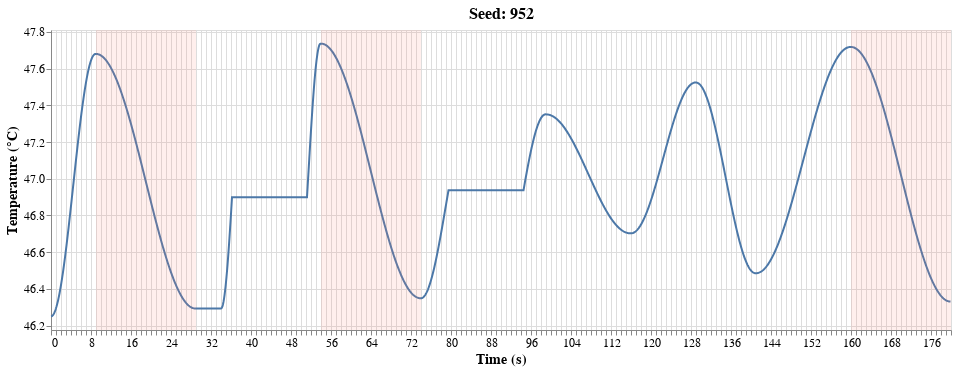

The code cell stored with this chart in its notebook:
### Code cell
import numpy as np
import pandas as pd

from src.experiments.measurement.stimulus_generator import StimulusGenerator


def plot_stimulus_with_shapes(stimulus: StimulusGenerator):
    """
    Plot the stimulus data with shapes for the major decreasing intervals using Altair.
    """
    # Prepare the data
    time = np.array(range(len(stimulus.y))) / stimulus.sample_rate
    df = pd.DataFrame({"time": time, "temperature": stimulus.y})

    # Calculate y-axis domain
    y_min, y_max = min(stimulus.y), max(stimulus.y)
    y_padding = (y_max - y_min) * 0.05  # 5% padding

    # Create the main line chart
    line = (
        alt.Chart(df)
        .mark_line()
        .encode(
            x=alt.X("time", title="Time (s)"),
            y=alt.Y(
                "temperature",
                title="Temperature (°C)",
                scale=alt.Scale(domain=[y_min - y_padding, y_max + y_padding]),
            ),
        )
    )

    # Create rectangles for major decreasing intervals
    rects = []
    for interval in stimulus.major_decreasing_intervals_idx:
        start_time, end_time = (
            interval[0] / stimulus.sample_rate,
            interval[1] / stimulus.sample_rate,
        )
        rect_df = pd.DataFrame({"x": [start_time], "x2": [end_time]})
        rect = (
            alt.Chart(rect_df)
            .mark_rect(opacity=0.125, color="salmon")
            .encode(
                x="x",
                x2="x2",
                y=alt.value(0),  # Bottom of chart
                y2=alt.value(300),  # Top of chart (adjust as needed)
            )
        )
        rects.append(rect)

    # Combine all layers
    chart = (
        alt.layer(line, *rects)
        .properties(width=900, height=300, title=f"Seed: {stimulus.seed}")
        .configure_axis(labelFontSize=12, titleFontSize=14, titleFontWeight="bold")
        .configure_title(fontSize=16, fontWeight="bold")
    )

    # Customize x-axis ticks
    chart = chart.configure_axisX(
        tickCount=len(time) // 10  # Adjust this value to change tick density
    )

    return chart


# TODO: add main function for figure generation for paper, etc.

# To display the chart:
chart = plot_stimulus_with_shapes(stimulus)
chart.display()

### Figure 1 — Vega-Lite specification as saved in the notebook (floating-point values rounded to 4 significant figures; data arrays with more than 128 entries replaced by an {"elided": "..."} marker saying what was removed)
{"config": {"view": {"continuousWidth": 300, "continuousHeight": 300}, "axis": {"labelFontSize": 12, "titleFontSize": 14, "titleFontWeight": "bold"}, "axisX": {"tickCount": 180}, "title": {"fontSize": 16, "fontWeight": "bold"}}, "layer": [{"data": {"name": "data-eaba3f8f96293d9227dc407fd54f2ca2"}, "mark": {"type": "line"}, "encoding": {"x": {"field": "time", "title": "Time (s)", "type": "quantitative"}, "y": {"field": "temperature", "scale": {"domain": [46.18, 47.81]}, "title": "Temperature (°C)", "type": "quantitative"}}}, {"data": {"name": "data-38c1d06f43e9be4df1ee2e2748bd7aff"}, "mark": {"type": "rect", "color": "salmon", "opacity": 0.125}, "encoding": {"x": {"field": "x", "type": "quantitative"}, "x2": {"field": "x2"}, "y": {"value": 0}, "y2": {"value": 300}}}, {"data": {"name": "data-cf534b9bc77db7c71fc9e3a2dc3acd1b"}, "mark": {"type": "rect", "color": "salmon", "opacity": 0.125}, "encoding": {"x": {"field": "x", "type": "quantitative"}, "x2": {"field": "x2"}, "y": {"value": 0}, "y2": {"value": 300}}}, {"data": {"name": "data-3c60d19741d364fde896a59713bba3c9"}, "mark": {"type": "rect", "color": "salmon", "opacity": 0.125}, "encoding": {"x": {"field": "x", "type": "quantitative"}, "x2": {"field": "x2"}, "y": {"value": 0}, "y2": {"value": 300}}}], "height": 300, "title": "Seed: 952", "width": 900, "$schema": "https://vega.github.io/schema/vega-lite/v5.20.1.json", "datasets": {"data-eaba3f8f96293d9227dc407fd54f2ca2": {"elided": "1800 records"}, "data-38c1d06f43e9be4df1ee2e2748bd7aff": [{"x": 9.0, "x2": 29.0}], "data-cf534b9bc77db7c71fc9e3a2dc3acd1b": [{"x": 54.0, "x2": 74.0}], "data-3c60d19741d364fde896a59713bba3c9": [{"x": 160.0, "x2": 180.0}]}}
